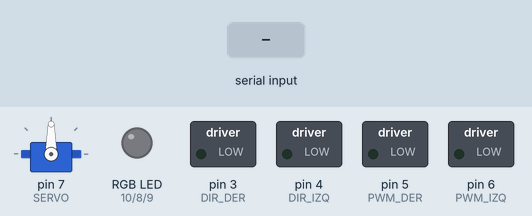
Recording of a sketch running on a simulated Arduino Nano, built with avr-gcc and run on an emulated ATmega328P. On the bench: servo, switched loads named in the sketch (green lamp = pin HIGH), an RGB LED mixed from three pins (HIGH = lit). Inputs (shaded band) come from the test bench.

Above: at 1.2 s.
1.3 s: "90,45,200\n" received over Serial
At 2.8 s:
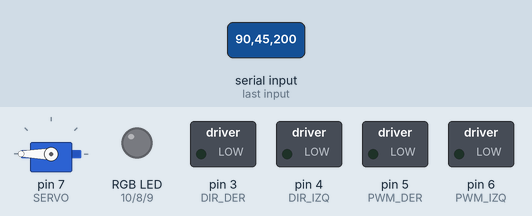
3.3 s: "30,150,10\n" received over Serial
At 3.7 s:
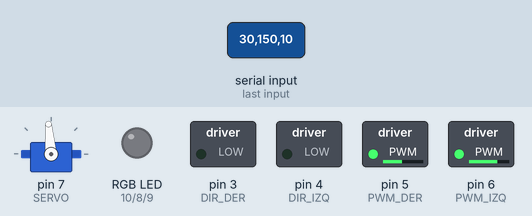
5.3 s: "90,45\n" received over Serial
At 5.7 s:
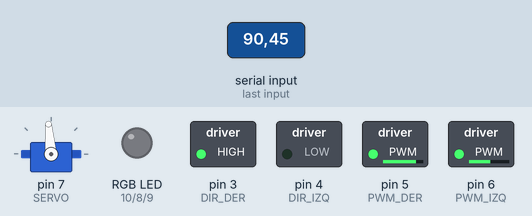
7.3 s: "5\n" received over Serial
At 7.7 s:
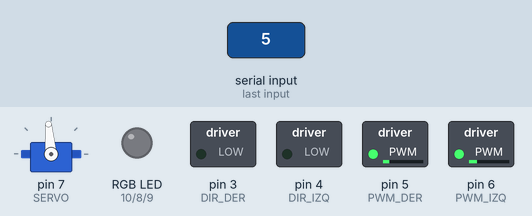
9.3 s: "200\n" received over Serial
At 9.7 s:
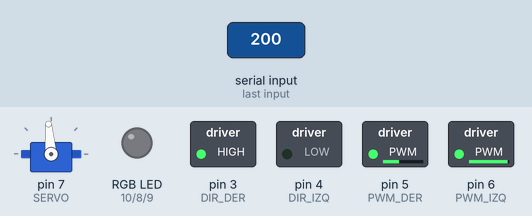
11.3 s: "1,90\n" received over Serial
At 11.55 s:
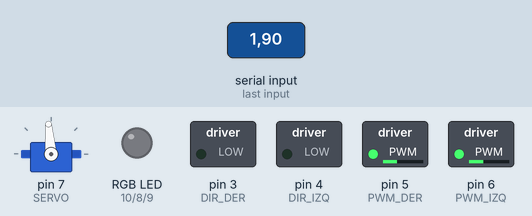
Timing chart, 0 to 14.3 s (numbered marks = the images above; inputs shaded):
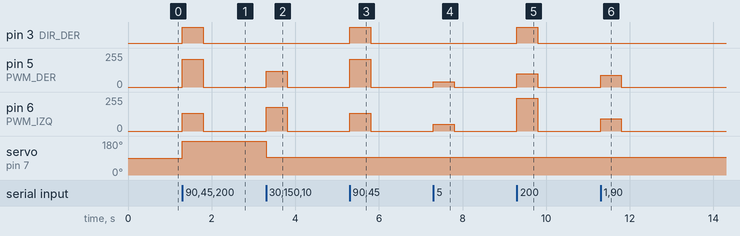

Measured:
- after the input at 1.3 s, pin 3 (DIR_DER): LOW → HIGH at once, → LOW 0.50 s later; pin 5 (PWM_DER): 0/255 → 210/255 at once, → 0/255 0.50 s later; pin 6 (PWM_IZQ): 0/255 → 135/255 at once, → 0/255 0.50 s later; servo on pin 7 (SERVO): 90° → 180° at once
- after the input at 3.3 s, pin 5 (PWM_DER): 0/255 → 120/255 at once, → 0/255 0.50 s later; pin 6 (PWM_IZQ): 0/255 → 180/255 at once, → 0/255 0.50 s later; servo on pin 7 (SERVO): 180° → 95° at once
- after the input at 5.3 s, pin 3 (DIR_DER): LOW → HIGH at once, → LOW 0.50 s later; pin 5 (PWM_DER): 0/255 → 210/255 at once, → 0/255 0.50 s later; pin 6 (PWM_IZQ): 0/255 → 135/255 at once, → 0/255 0.50 s later
- after the input at 7.3 s, pin 5 (PWM_DER): 0/255 → 40/255 at once, → 0/255 0.50 s later; pin 6 (PWM_IZQ): 0/255 → 50/255 at once, → 0/255 0.50 s later
- after the input at 9.3 s, pin 3 (DIR_DER): LOW → HIGH at once, → LOW 0.50 s later; pin 5 (PWM_DER): 0/255 → 100/255 at once, → 0/255 0.50 s later; pin 6 (PWM_IZQ): 0/255 → 245/255 at once, → 0/255 0.50 s later
- after the input at 11.3 s, pin 5 (PWM_DER): 0/255 → 89/255 at once, → 0/255 0.50 s later; pin 6 (PWM_IZQ): 0/255 → 91/255 at once, → 0/255 0.50 s later

The sketch:

Tito_Blue.ino
```cpp
// Programa para manejar a Tito, un movil con dos motores (traccion diferencial motor izquierdo y motor derecho)
// V 0.1
// Se maneja con un joystick de pc conectado a un arduino y transmitiendo codigos via un NRF24L01

/*
1-3 x+ 13,5k x- 95k x centro 56,7k
1-6 y- 10,2k y+ 86k y centro 46,5k
1-13 thro 10k hacia delante 95k hacia atras
2-4 main trigguer
*/

# include <Servo.h>

#define PWM_DER 5   //los pines 5 y 6 en el nano tienen mas frecuencia que los otros
#define PWM_IZQ 6
#define DIR_DER 3   //pines que determinan la direccion del motor
#define DIR_IZQ 4
#define AVANZA    0   // 0 va para adelante, 1 va para atras...por definicion...puede ser alreves
#define RETROCEDE 1
#define LED_ON    0   //que tengo que poner para que el led se prenda
#define LED_OFF   1   //que tengo que poner para que el led se apague
#define LED_R     10   // pines donde esta conectado el led rgb
#define LED_G     8
#define LED_B     9
#define SERVO     7

#define TIMEOUT_UART  5
#define TIMEOUT 1000  //1 segundo=1000 milisegundos

#define DECODE_NEC    // este es el protocolo que usa el control remoto de la basura

#define BUFFER_UART 10
char recibidos[BUFFER_UART]; //buffer de caracteres recibidos
char caracter;      //caracter recibido
char indice=0;      //indice de caracteres recibidos

Servo servocamara;  //creo objeto servo

void setup()
{
Serial.begin(57600);      //abro el puerto serial

pinMode(LED_R, OUTPUT);     //inicializo todo como salida
pinMode(LED_G, OUTPUT);
pinMode(LED_B, OUTPUT);
pinMode(PWM_DER, OUTPUT);
pinMode(PWM_IZQ, OUTPUT);
pinMode(DIR_DER, OUTPUT);
pinMode(DIR_IZQ, OUTPUT);
servocamara.attach(SERVO);
servocamara.write(90);

}

//-------- Seteo la velocidad y direccion de los motores -----------
void setea_velocidad(int16_t vel_der,int16_t vel_izq)
{
if(vel_der>=0) digitalWrite(DIR_DER,AVANZA);
else {vel_der= 255+vel_der; digitalWrite(DIR_DER,RETROCEDE);}
if(vel_izq>=0) digitalWrite(DIR_IZQ,AVANZA);
else {vel_izq= 255+vel_izq; digitalWrite(DIR_IZQ,RETROCEDE);}
if(vel_der>255) vel_der=255;
if(vel_izq>255) vel_izq=255;
analogWrite(PWM_DER, vel_der);
analogWrite(PWM_IZQ, vel_izq);

}

// -------------------------- Lazo principal ----------------------------------
void loop()
{
uint16_t comando=0;   //guardo el comando
uint8_t  velocidad=0, indicador_velocidad;  //aca voy a tener las velocidades
uint8_t velocidades[]={20, 50, 100, 120, 150, 200, 220, 255}; //velocidades que voy a tener
long timeout_caracteres=0;
long tiempo_espera, timeout_motores;   //aca voy a medir el tiempo que pasa hasta que recibo otro comando
char caracter, *token, *copia;
int16_t canalx, canaly, canalz;
int16_t angulo_servo=90;

while(1)
  {
  if ((Serial.available()>0)) //si hay algun acaracter en el puerto serial...lo descargo
    {
    timeout_caracteres=millis();  //actualizo el tiempo en el que recibi el ultimo caracter
    caracter=Serial.read();  //leo el caracter recibido
    if(caracter=='\n' || caracter=='\r')
      {
      recibidos[indice]='\0';
      copia=recibidos;
      token=strtok(copia, ",");
      if(token!=NULL) canalx=atoi(token);
      token=strtok(NULL, ",");
      if(token!=NULL) canaly=atoi(token);
      token=strtok(NULL, ",");
      if(token!=NULL) canalz=atoi(token);
      indice=0;
      setea_velocidad((canaly-canalx), (canaly+canalx));
      timeout_motores=millis();

      if (canalz/2>90) canalz=180;
      else if (canalz/2 < -90) canalz=-180;
      servocamara.write(angulo_servo+canalz/2);
      /*
      Serial.print(canalx);
      Serial.print(',');
      Serial.print(canaly);
      Serial.print(',');
      Serial.println(canalz);
      */
      }
    else
      {
      recibidos[indice]=caracter;
      if((++indice)>=BUFFER_UART-1) indice=BUFFER_UART-1;
      }
    }
  else if(((millis()-timeout_caracteres)>TIMEOUT_UART) && (indice!=0))  //llego un caracter y paso un buen rato, tengo que hacer el parseo
    {
    indice=0;

    }

    if(millis()-timeout_motores >500)
      {
      setea_velocidad(0,0);
      }
  }//cierre while infinito
}//cierre main


/*
#define T_UP    0xF906FF00  //avanza
#define T_DN    0xBB44FF00  //retrocede
#define T_DER   0xBF40FF00  //gira derecha
#define T_IZQ   0xB847FF00  //gira izq
#define T_ENTER 0xF807FF00  // nose?
#define T_VOLUP 0xFD02FF00  //aumenta velocidad
#define T_VOLDN 0xAE51FF00  //disminuye velocidad
#define T_POWER 0xEB14FF00  //tampoco se?
 */
```
